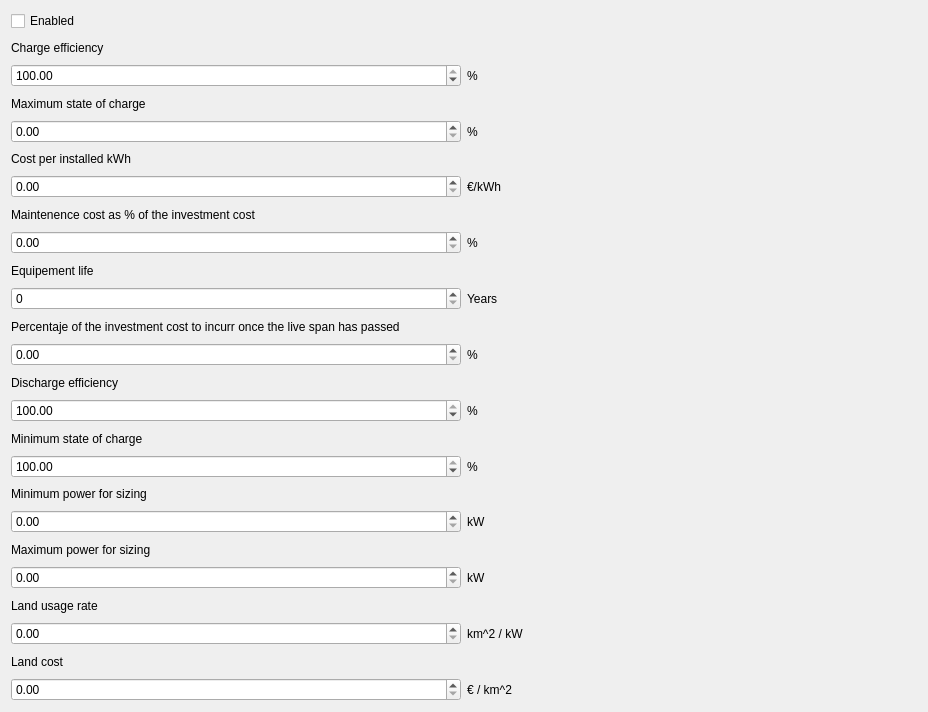
               <widget class="QWidget" name="scrollAreaWidgetContents_3">
                <property name="geometry">
                 <rect>
                  <x>0</x>
                  <y>-205</y>
                  <width>928</width>
                  <height>712</height>
                 </rect>
                </property>
                <layout class="QGridLayout" name="gridLayout_12">
                 <item row="15" column="2">
                  <widget class="QLabel" name="label_118">
                   <property name="text">
                    <string>%</string>
                   </property>
                  </widget>
                 </item>
                 <item row="21" column="1">
                  <widget class="QDoubleSpinBox" name="storage_max_power_doubleSpinBox">
                   <property name="maximum">
                    <double>999999999.000000000000000</double>
                   </property>
                   <property name="value">
                    <double>0.000000000000000</double>
                   </property>
                  </widget>
                 </item>
                 <item row="9" column="1">
                  <widget class="QDoubleSpinBox" name="storage_maintenance_cost_doubleSpinBox">
                   <property name="maximum">
                    <double>100.000000000000000</double>
                   </property>
                  </widget>
                 </item>
                 <item row="7" column="1">
                  <widget class="QDoubleSpinBox" name="storage_unitary_cost_doubleSpinBox">
                   <property name="maximum">
                    <double>999999999.000000000000000</double>
                   </property>
                  </widget>
                 </item>
                 <item row="11" column="2">
                  <widget class="QLabel" name="label_126">
                   <property name="text">
                    <string>Years</string>
                   </property>
                  </widget>
                 </item>
                 <item row="14" column="1">
                  <widget class="QLabel" name="label_128">
                   <property name="text">
                    <string>Discharge efficiency</string>
                   </property>
                  </widget>
                 </item>
                 <item row="17" column="1">
                  <widget class="QDoubleSpinBox" name="storage_min_soc_doubleSpinBox">
                   <property name="maximum">
                    <double>100.000000000000000</double>
                   </property>
                   <property name="value">
                    <double>100.000000000000000</double>
                   </property>
                  </widget>
                 </item>
                 <item row="9" column="2">
                  <widget class="QLabel" name="label_116">
                   <property name="text">
                    <string>%</string>
                   </property>
                  </widget>
                 </item>
                 <item row="15" column="1">
                  <widget class="QDoubleSpinBox" name="storage_discharge_eff_doubleSpinBox">
                   <property name="maximum">
                    <double>100.000000000000000</double>
                   </property>
                   <property name="value">
                    <double>100.000000000000000</double>
                   </property>
                  </widget>
                 </item>
                 <item row="5" column="1">
                  <widget class="QDoubleSpinBox" name="storage_max_soc_doubleSpinBox">
                   <property name="maximum">
                    <double>100.000000000000000</double>
                   </property>
                   <property name="value">
                    <double>0.000000000000000</double>
                   </property>
                  </widget>
                 </item>
                 <item row="2" column="1">
                  <widget class="QLabel" name="label_120">
                   <property name="text">
                    <string>Charge efficiency</string>
                   </property>
                  </widget>
                 </item>
                 <item row="17" column="2">
                  <widget class="QLabel" name="label_145">
                   <property name="text">
                    <string>%</string>
                   </property>
                  </widget>
                 </item>
                 <item row="11" column="1">
                  <widget class="QSpinBox" name="storage_life_spinBox">
                   <property name="maximum">
                    <number>999999999</number>
                   </property>
                  </widget>
                 </item>
                 <item row="3" column="1">
                  <widget class="QDoubleSpinBox" name="storage_charge_eff_doubleSpinBox">
                   <property name="maximum">
                    <double>100.000000000000000</double>
                   </property>
                   <property name="value">
                    <double>100.000000000000000</double>
                   </property>
                  </widget>
                 </item>
                 <item row="4" column="1">
                  <widget class="QLabel" name="label_127">
                   <property name="text">
                    <string>Maximum state of charge</string>
                   </property>
                  </widget>
                 </item>
                 <item row="16" column="1">
                  <widget class="QLabel" name="label_144">
                   <property name="text">
                    <string>Minimum state of charge</string>
                   </property>
                  </widget>
                 </item>
                 <item row="3" column="2">
                  <widget class="QLabel" name="label_122">
                   <property name="text">
                    <string>%</string>
                   </property>
                  </widget>
                 </item>
                 <item row="10" column="1">
                  <widget class="QLabel" name="label_124">
                   <property name="text">
                    <string>Equipement life</string>
                   </property>
                  </widget>
                 </item>
                 <item row="20" column="1">
                  <widget class="QLabel" name="label_172">
                   <property name="text">
                    <string>Maximum power for sizing</string>
                   </property>
                  </widget>
                 </item>
                 <item row="5" column="2">
                  <widget class="QLabel" name="label_129">
                   <property name="text">
                    <string>%</string>
                   </property>
                  </widget>
                 </item>
                 <item row="12" column="1">
                  <widget class="QLabel" name="label_119">
                   <property name="text">
                    <string>Percentaje of the investment cost to incurr once the live span has passed</string>
                   </property>
                  </widget>
                 </item>
                 <item row="13" column="2">
                  <widget class="QLabel" name="label_117">
                   <property name="text">
                    <string>%</string>
                   </property>
                  </widget>
                 </item>
                 <item row="13" column="1">
                  <widget class="QDoubleSpinBox" name="storage_after_life_investment_doubleSpinBox"/>
                 </item>
                 <item row="8" column="1">
                  <widget class="QLabel" name="label_123">
                   <property name="text">
                    <string>Maintenence cost as % of the investment cost</string>
                   </property>
                  </widget>
                 </item>
                 <item row="19" column="1">
                  <widget class="QDoubleSpinBox" name="storage_min_power_doubleSpinBox">
                   <property name="maximum">
                    <double>999999999.000000000000000</double>
                   </property>
                   <property name="value">
                    <double>0.000000000000000</double>
                   </property>
                  </widget>
                 </item>
                 <item row="19" column="2">
                  <widget class="QLabel" name="label_175">
                   <property name="text">
                    <string>kW</string>
                   </property>
                  </widget>
                 </item>
                 <item row="6" column="1">
                  <widget class="QLabel" name="label_125">
                   <property name="text">
                    <string>Cost per installed kWh</string>
                   </property>
                  </widget>
                 </item>
                 <item row="7" column="2">
                  <widget class="QLabel" name="label_121">
                   <property name="text">
                    <string>€/kWh</string>
                   </property>
                  </widget>
                 </item>
                 <item row="21" column="2">
                  <widget class="QLabel" name="label_174">
                   <property name="text">
                    <string>kW</string>
                   </property>
                  </widget>
                 </item>
                 <item row="18" column="1">
                  <widget class="QLabel" name="label_173">
                   <property name="text">
                    <string>Minimum power for sizing</string>
                   </property>
                  </widget>
                 </item>
                 <item row="1" column="1">
                  <widget class="QCheckBox" name="storage_enable_checkBox">
                   <property name="text">
                    <string>Enabled</string>
                   </property>
                  </widget>
                 </item>
                 <item row="23" column="1">
                  <widget class="QDoubleSpinBox" name="storage_land_usage_rate_doubleSpinBox">
                   <property name="maximum">
                    <double>999999999.000000000000000</double>
                   </property>
                   <property name="value">
                    <double>0.000000000000000</double>
                   </property>
                  </widget>
                 </item>
                 <item row="24" column="1">
                  <widget class="QLabel" name="label_178">
                   <property name="text">
                    <string>Land cost</string>
                   </property>
                  </widget>
                 </item>
                 <item row="23" column="2">
                  <widget class="QLabel" name="label_177">
                   <property name="text">
                    <string>km^2 / kW</string>
                   </property>
                  </widget>
                 </item>
                 <item row="22" column="1">
                  <widget class="QLabel" name="label_176">
                   <property name="text">
                    <string>Land usage rate</string>
                   </property>
                  </widget>
                 </item>
                 <item row="25" column="1">
                  <widget class="QDoubleSpinBox" name="storage_land_cost_doubleSpinBox">
                   <property name="maximum">
                    <double>999999999.000000000000000</double>
                   </property>
                   <property name="value">
                    <double>0.000000000000000</double>
                   </property>
                  </widget>
                 </item>
                 <item row="25" column="2">
                  <widget class="QLabel" name="label_179">
                   <property name="text">
                    <string>€ / km^2</string>
                   </property>
                  </widget>
                 </item>
                </layout>
               </widget>
